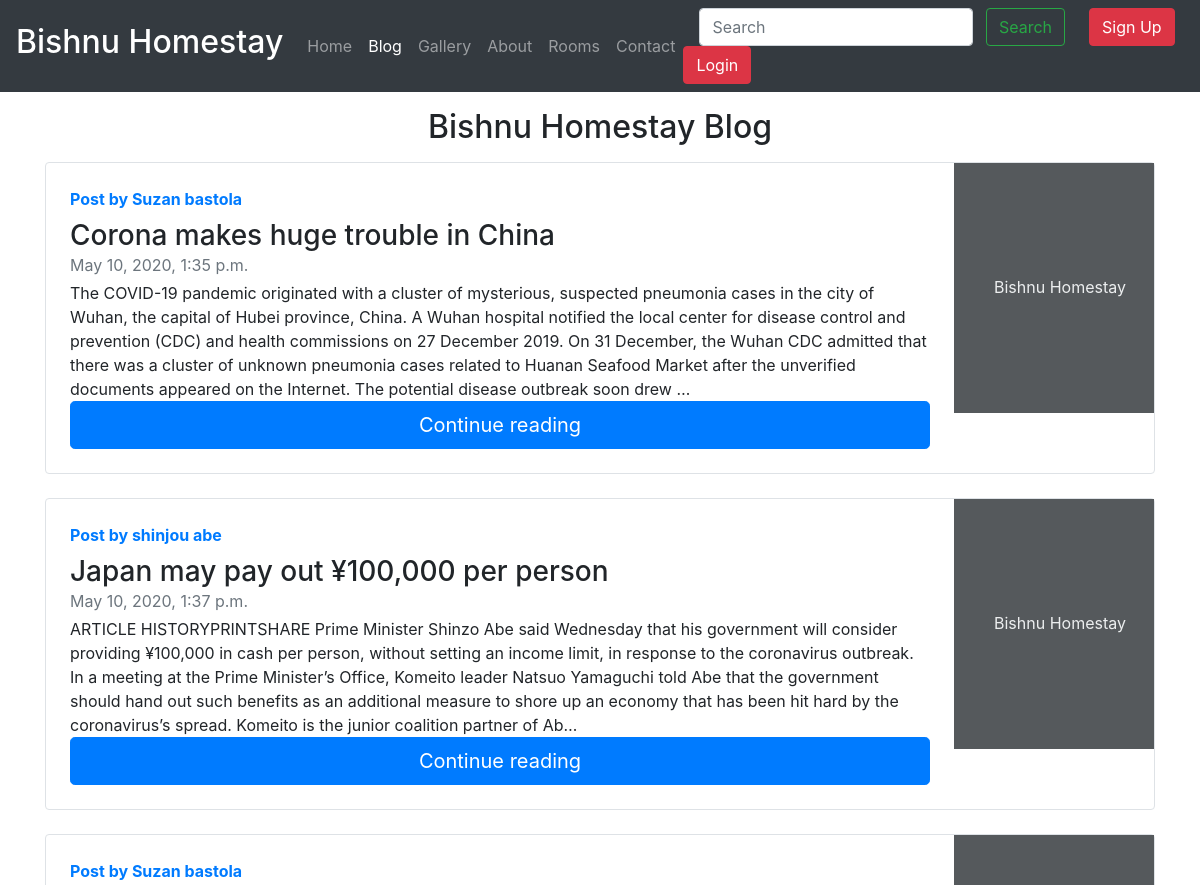
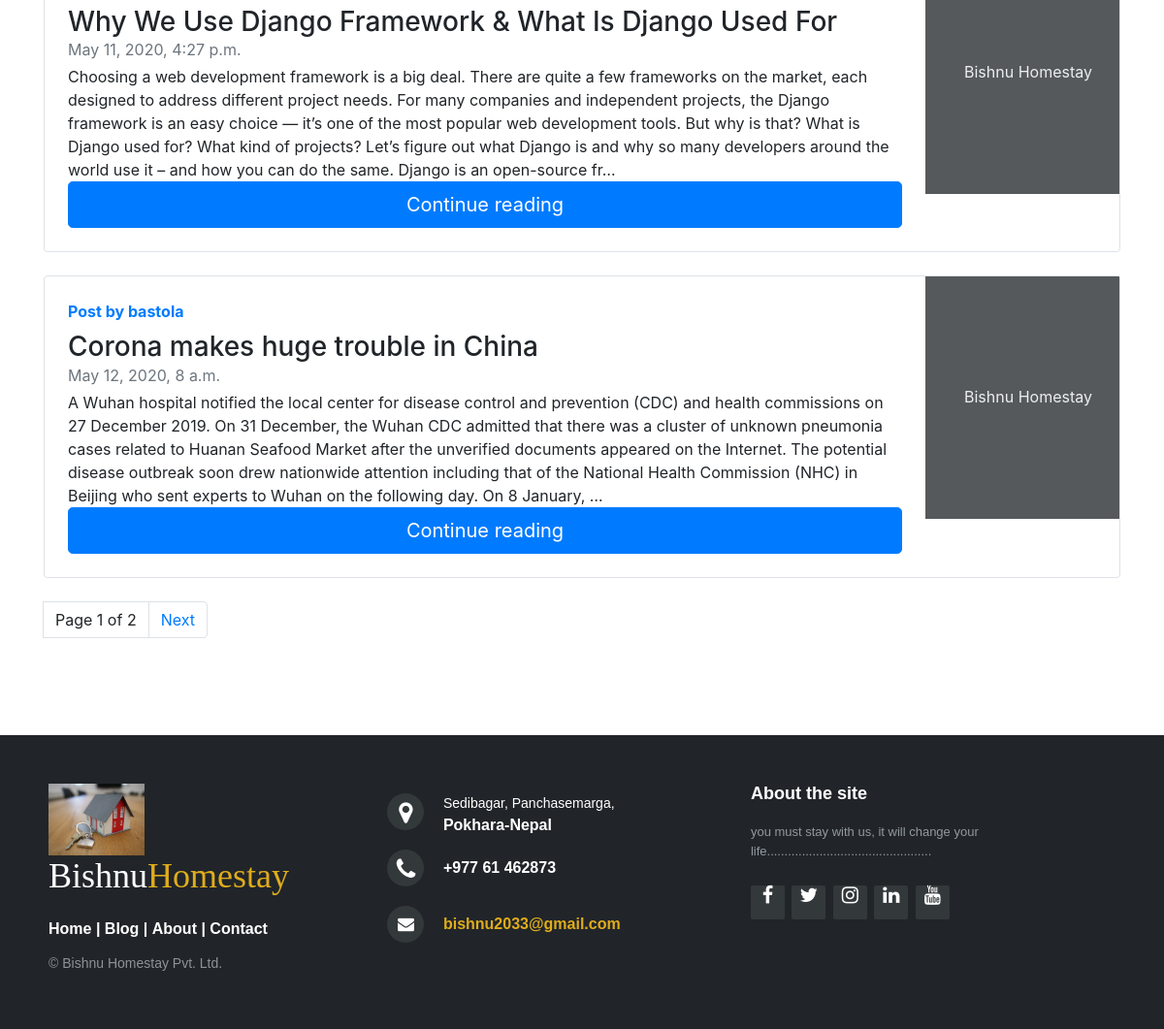
Screenshot of /blog/ with the database file from the repository (2 pictures, top to bottom).
### blog/models.py (models this page shows, shortened)
class Post(models.Model):
    sno = models.AutoField(primary_key=True)
    title = models.CharField(max_length=200)
    content = models.TextField()
    auther = models.CharField(max_length=100)
    slug = models.CharField(max_length=190, null=True, blank=True,unique=True)
    timeStamp = models.DateTimeField(blank=True)

### blog/views.py (the view)
# urls.py: path('', views.blog, name='blog'),
def blog(request):
    allPosts = Post.objects.all()
    paginator = Paginator(allPosts,4)
    page =request.GET.get('page')
    try:
        allPosts = paginator.page(page)
    except PageNotAnInteger:
        allPosts = paginator.page(1)
    except EmptyPage:
        allPosts = paginator.page(paginator.num_pages)
    context = {'allPosts': allPosts,
               'page': page,
               }
    return render(request, 'suru/blog.html', context)

### templates/suru/blog.html
{% extends 'suru/base.html' %}
{% block blogactive %} active {% endblock blogactive %}
{% block content %}
 <h2 class="text-center mt-3">Bishnu Homestay Blog</h2>
 <div class="container">
  {% for post in allPosts %}
   <div class="col-md-13 mt-3">
      <div class="row no-gutters border rounded overflow-hidden flex-md-row mb-4 shadow-sm h-md-250 position-relative">
        <div class="col p-4 d-flex flex-column position-static">
          <strong class="d-inline-block mb-2 text-primary">Post by {{post.auther}}</strong>
          <h3 class="mb-0">{{post.title}}</h3>
          <div class="mb-1 text-muted">{{post.timeStamp}}</div>
          <p class="card-text mb-auto">{{post.content| truncatechars:500 }}</p>
          <a href="{{post.slug}}" class="btn btn-lg btn-block btn-primary">Continue reading</a>
        </div>
        <div class="col-auto d-none d-lg-block">
          <svg class="bd-placeholder-img" width="200" height="250" xmlns="http://www.w3.org/2000/svg" preserveAspectRatio="xMidYMid slice" focusable="false" role="img" aria-label="Placeholder: Thumbnail"><title>Placeholder</title><rect width="100%" height="100%" fill="#55595c"></rect><text x="20%" y="50%" fill="#eceeef" dy=".3em">Bishnu Homestay</text></svg>
        </div>
      </div>
    </div>
    {% endfor %}
     {%	include	"suru/pagination.html"	with	page=allPosts	%}
 </div>
{% endblock %}

### rows the page displays
Post: auther "Suzan bastola", title "Corona makes huge trouble in China", timeStamp "May 10, 2020, 1:35 p.m.", content "The COVID-19 pandemic originated with a cluster of mysterious, suspected pneumonia cases in the city of Wuhan, the capital of Hubei province, China. A Wuhan hospital notified the local center for disease control and prevention (CDC) and health commissions on 27 December 2019. On 31 December, the Wuhan CDC admitted that there was a cluster of unknown pneumonia cases related to Huanan Seafood Market after the unverified documents appeared on the Internet. The potential disease outbreak soon drew …"
Post: auther "shinjou abe", title "Japan may pay out ¥100,000 per person", timeStamp "May 10, 2020, 1:37 p.m.", content "ARTICLE HISTORYPRINTSHARE Prime Minister Shinzo Abe said Wednesday that his government will consider providing ¥100,000 in cash per person, without setting an income limit, in response to the coronavirus outbreak. In a meeting at the Prime Minister’s Office, Komeito leader Natsuo Yamaguchi told Abe that the government should hand out such benefits as an additional measure to shore up an economy that has been hit hard by the coronavirus’s spread. Komeito is the junior coalition partner of Ab…"
Post: auther "Suzan bastola", title "Why We Use Django Framework & What Is Django Used For", timeStamp "May 11, 2020, 4:27 p.m.", content "Choosing a web development framework is a big deal. There are quite a few frameworks on the market, each designed to address different project needs. For many companies and independent projects, the Django framework is an easy choice — it’s one of the most popular web development tools. But why is that? What is Django used for? What kind of projects? Let’s figure out what Django is and why so many developers around the world use it – and how you can do the same. Django is an open-source fr…"
Post: auther "bastola", title "Corona makes huge trouble in China", timeStamp "May 12, 2020, 8 a.m.", content "A Wuhan hospital notified the local center for disease control and prevention (CDC) and health commissions on 27 December 2019. On 31 December, the Wuhan CDC admitted that there was a cluster of unknown pneumonia cases related to Huanan Seafood Market after the unverified documents appeared on the Internet. The potential disease outbreak soon drew nationwide attention including that of the National Health Commission (NHC) in Beijing who sent experts to Wuhan on the following day. On 8 January, …"

### other values shown
{{ page.number }} "1"
{{ page.paginator.num_pages }} "2"
